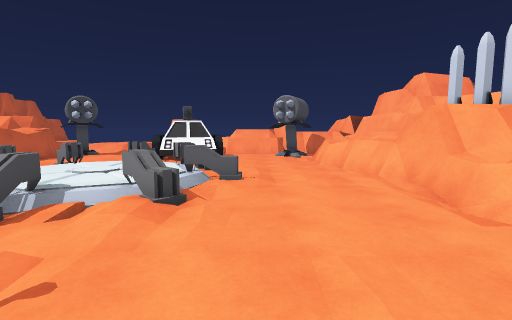
view 1 (above)

18 first-person views from a walk through a 3-D level made in the Unity game engine. The camera is 1.5 m above the floor, tilts 6° down and sees 85° across. The floor is counted in squares, 1 m on a side. Each view is taken from the middle of a square. On the plan, view 1 faces up. The plan holds only what a view shows up to about 14 squares ahead; the rest is blank. The place goes on beyond the plan. The player is left out.

view 2
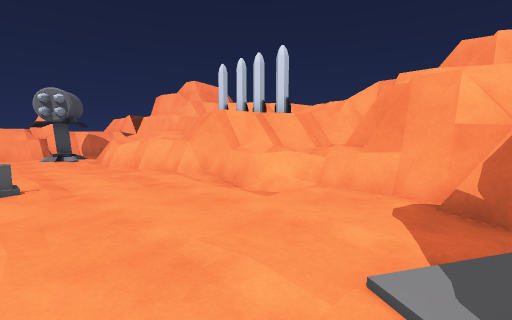

view 3
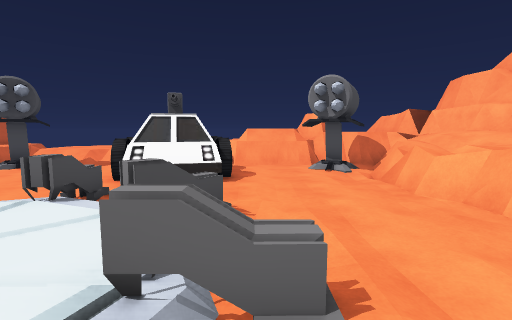

view 4
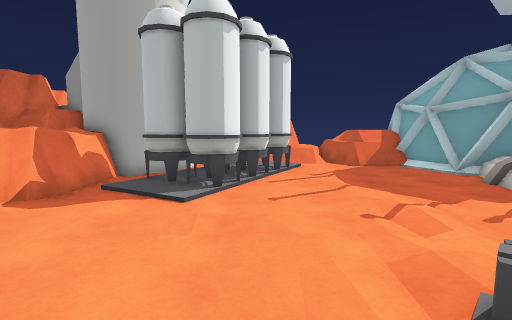

view 5
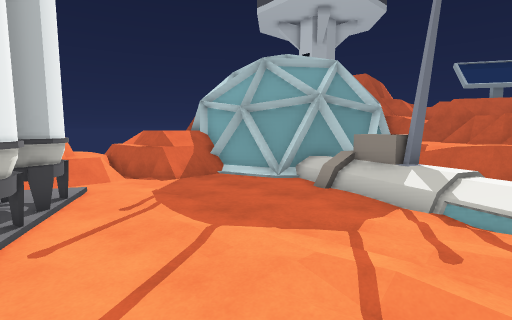

view 6
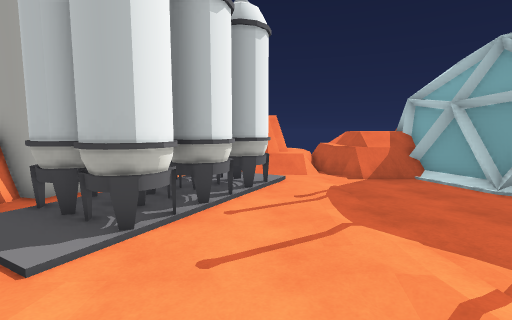

view 7
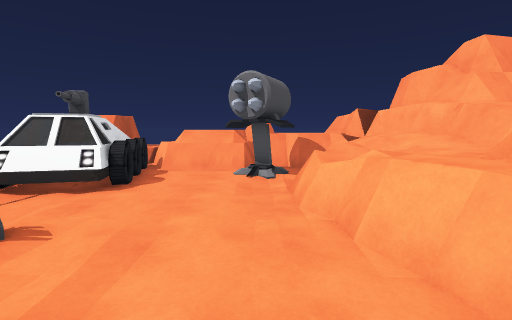

view 8
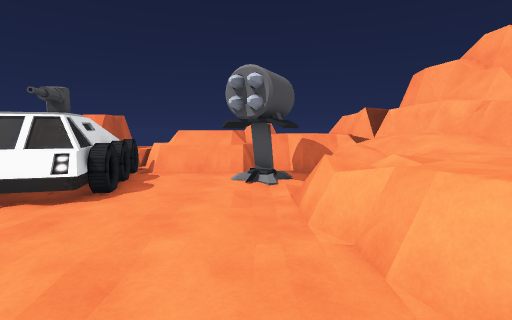

view 9
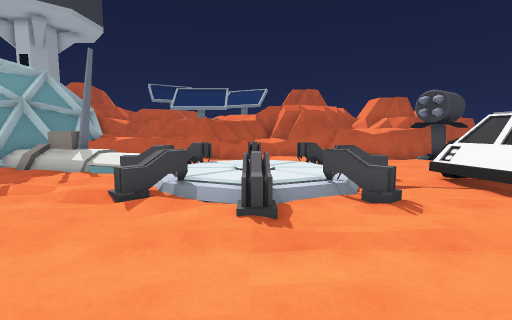

view 10
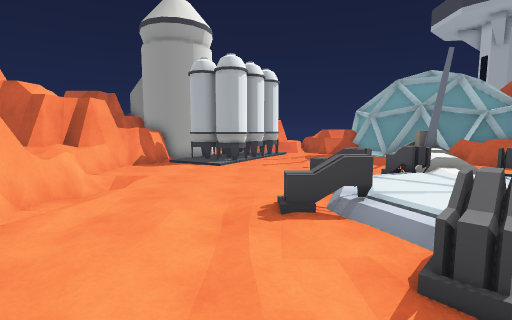

view 11
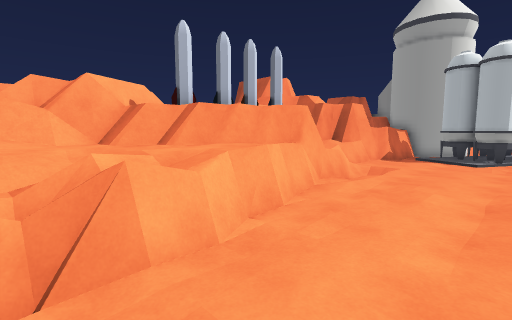

view 12
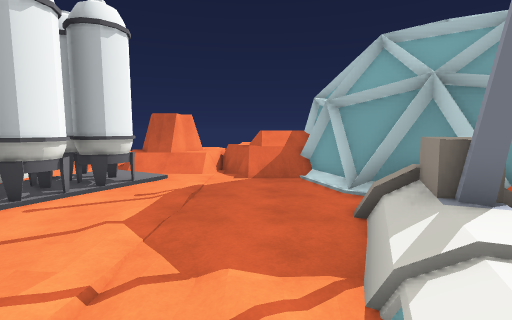

view 13
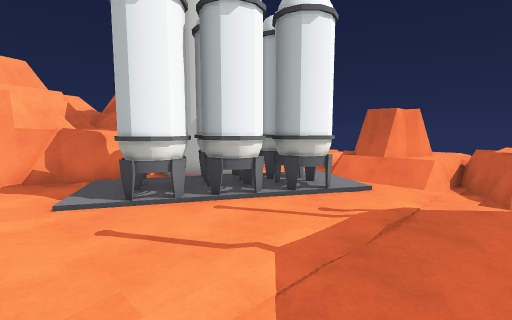

view 14
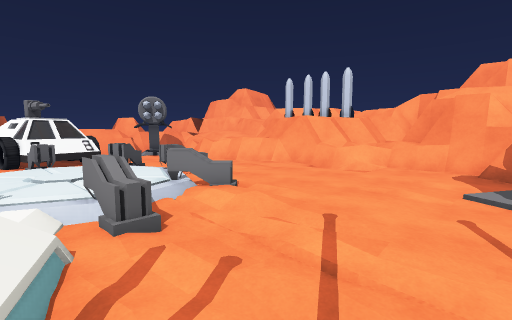

view 15
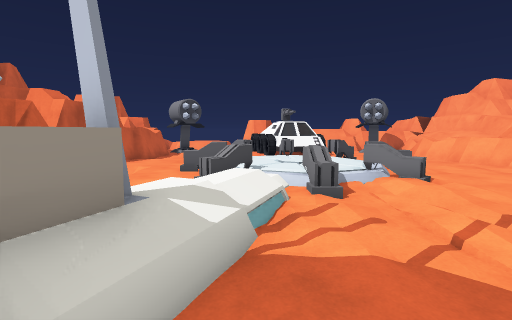

view 16
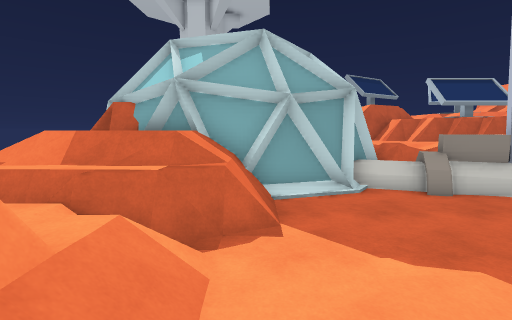

view 17
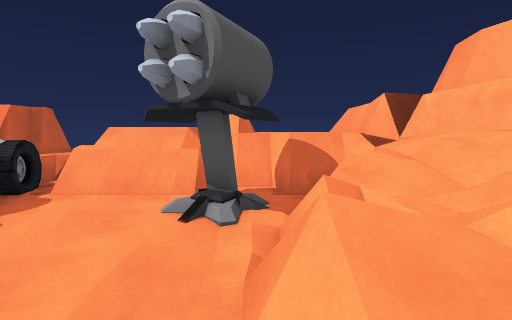

view 18
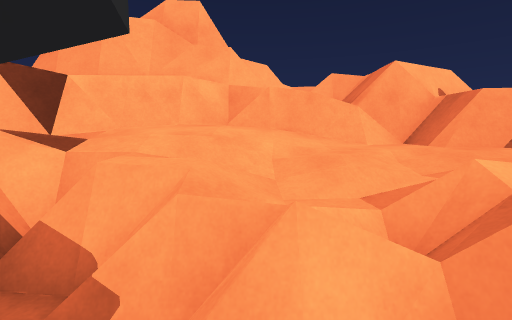

### Floor plan
Key: @ floor where view 1 was taken; # wall or solid block; x gap in a wall; . main floor; : floor 0.25 m higher than the main floor; - floor 0.25 m lower than the main floor; + floor 0.5 m higher than the main floor; * floor 0.75 m higher than the main floor; % floor 1 m higher than the main floor; & floor 1.25 m higher than the main floor; $ floor 1.5 m higher than the main floor; / step, stairs or slope; = window, fence, low wall or low ledge; ^ raised ledge; O other object.
Columns run from 10 left of view 1 to 8 right of it. Each row starts with its distance up from view 1.
 21      #==^  ^^#
 20        O#^^^####
 19 O      O=====.###
 18 O      O....O..####
 17      OOOO...O.=#%$#
 16     OOOOO..../=**&#
 15  ... OOOO...-/==%%#
 14  ....OOOO....===*%#
 13  ...../......=*%%##
 12    ..x/....../=%###
 11    =.==.=.....=###
 10    ==#===.....=##
  9    # ++ #.....=#
  8  ===:++:=O:....#
  7    # ++ #:.....##
  6    ==##==/..../^^##
  5    =/==#=:..../=^^#
  4    ///#.::......^^#
  3 =  //...........##
  2 =  //..:........#
  1 =##//..........##
  0 ^=#=......@.../##
 -1 ==%=.......###/#
 -2 #==.......####.#
 -3 ###.......## ###
 -4  ###.....###
 -5   ##..../###
 -6    #==.../.#
 -7    ^^^x///
 -8   #^ ^^=###
 -9   #  #=*##
-10  ## #^=##

Positions as (right, up) in squares from view 1, and headings:
1: (0, 0), facing up
2: (-1, 0), facing up-right
3: (-1, 6), facing up
4: (0, 7), facing down
5: (0, 3), facing down-left
6: (-1, 4), facing down
7: (2, 7), facing up
8: (2, 8), facing up
9: (4, 8), facing left
10: (0, 13), facing down
11: (0, 15), facing down-right
12: (-5, 4), facing down
13: (-5, 2), facing down-right
14: (-6, 0), facing up-right
15: (-6, -2), facing up
16: (0, -6), facing left
17: (3, 12), facing up
18: (2, 16), facing right
